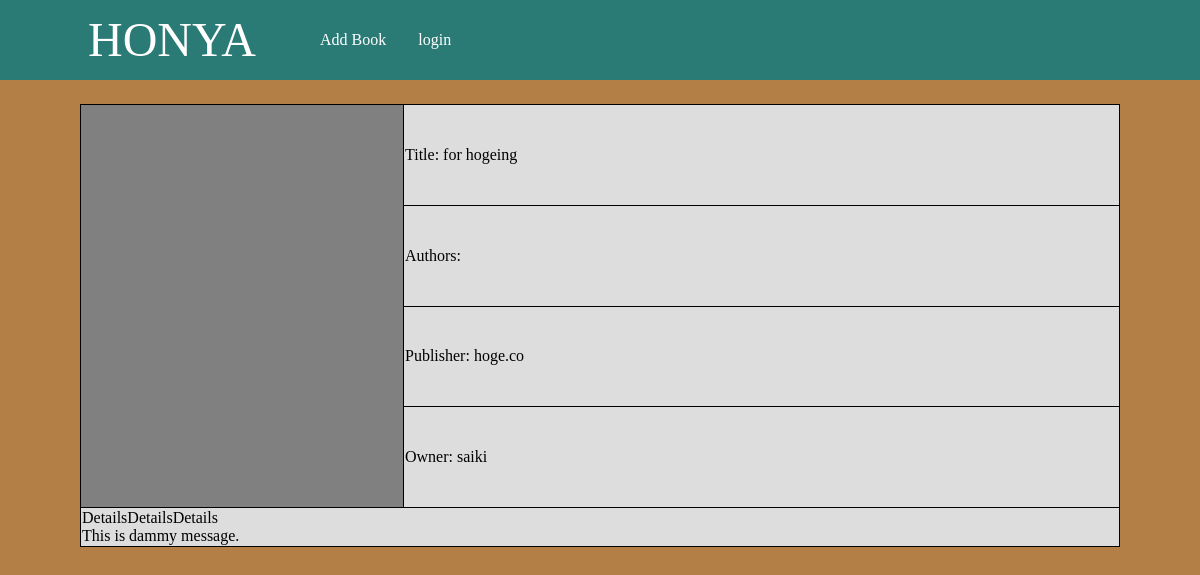
Screenshot of /shop/1/ with the database file from the repository.
### shop/models.py (models this page shows, shortened)
class Book(models.Model):
    class Meta(object):
        db_table = 'book'
    title = models.CharField(verbose_name='タイトル', max_length=255)
    image = models.ImageField(verbose_name='画像', null=True, blank=True)
    publisher = models.ForeignKey(Publisher, verbose_name='出版社', on_delete=models.PROTECT)
    authors = models.ManyToManyField(Author, verbose_name='著者')
    owner = models.ForeignKey(User, verbose_name='所有者', on_delete=models.PROTECT)
    lended = models.BooleanField(verbose_name='貸出中')

class Publisher(models.Model):
    class Meta(object):
        db_table = 'publicher'
    name = models.CharField(verbose_name='出版社', max_length=255)

### shop/views.py (the view)
class DetailView(DetailView):
    model = Book
    template_name = 'shop/detail.html'
    context_object_name = 'book'
    slug_field = 'id'
    slug_url_kwarg = 'book_id'

### templates/shop/detail.html (shortened to what this page needs)
{% extends "base.html" %}
{% block content %}
  <div class="container">
    <table>
      <tr>
        <td rowspan="4" style="background-color: gray; height: 400px; width: 320px"></td>
        <td>Title: {{book.title}}</td>
      </tr>
      <tr>
        <td>Authors: {{book.authors.0.name}}</td>
      </tr>
      <tr>
        <td>Publisher: {{book.publisher.name}}</td>
      </tr>
      <tr>
        <td>Owner: {{book.owner.username}}</td>
      </tr>
      <tr>
        <td colspan="2">DetailsDetailsDetails<br>This is dammy message.</td>
      </tr>
    </table>
  </div>
{% endblock %}

### templates/base.html (style rules this page uses)
body { padding: 0; margin: 0; background-color: #b37f46; }
.container { margin: 2vw 10vh; }

### templates/shop/detail.html (style rules this page uses)
table { background-color: #dddddd; border-collapse: collapse; width: 100% }
tr, td { border: solid 1px black; }

### rows the page displays
Book: title "for hogeing", publisher.name "hoge.co", owner.username "saiki"
